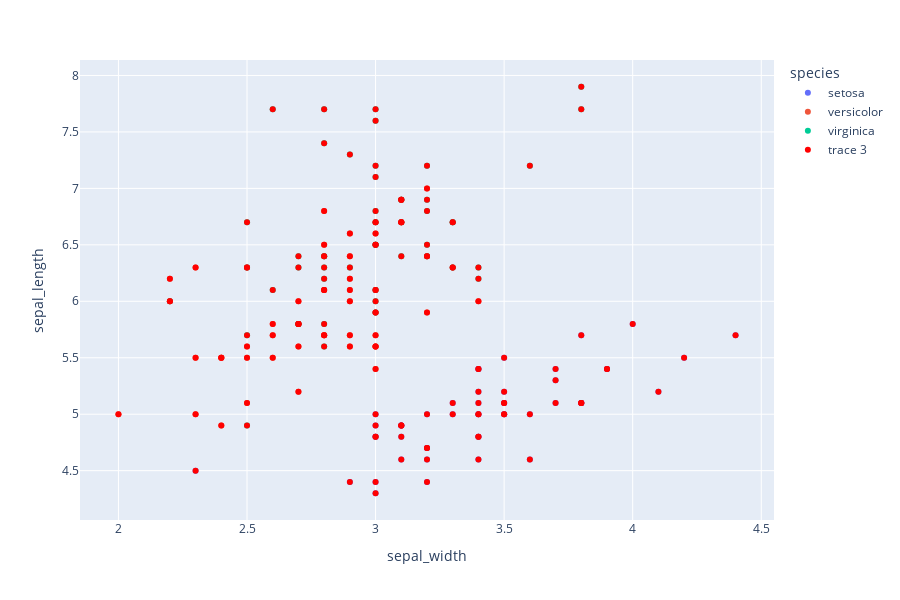

The notebook cell this image was saved under:
### Markdown cell above
#### mettre python à jour
python.exe -m pip install --upgrade pip
#### Installer virtualenv
pip install virtualenv
#### Créer un environnement virtuel
virtualenv envFlask
#### Activer l'environnement virtuel
.\envFlask\Scripts\activate
#### Installer les packages
pip install flask pandas numpy plotly seaborn scikit-learn
#### Enregistrer les packages installés dans un fichier requirements.txt
pip freeze > requirements.txt
#### Installer les packages à partir du fichier requirements.txt
pip install -r requirements.txt

#### lancer le fichier app.py
[Running] python -u "n:\programmation\WildCodeSchool\Formation_IA_DATA_nov2023\live_coding\flask\sauvegarde\app.py"
 * Serving Flask app 'app'
 * Debug mode: on
WARNING: This is a development server. Do not use it in a production deployment. Use a production WSGI server instead.
 * Running on http://127.0.0.1:5000
Press CTRL+C to quit
 * Restarting with watchdog (windowsapi)
 * Debugger is active!
 * Debugger PIN: 357-821-041
 *

#### http://127.0.0.1:5000 sur le port 5000. Donc, l’URL serait [http://localhost:5000] ou http://127.0.0.1:5000.

#### pour arreter l'environnement virtuel
deactivate

#### si besoin de désinstaller des prog
pip uninstall flask pandas numpy plotly seaborn scikit-learn

####  les templates par défaut doivent se trouver dans le repertoire à la racine de app.py dans un dossier templates
templates

### Code cell
import plotly.express as px
import pandas as pd
import numpy as np
from flask import Flask, request, render_template
from sklearn.model_selection import train_test_split
from sklearn.linear_model import LogisticRegression
import plotly.express as px
import plotly.graph_objects as go
import numpy as np

# Load the Iris dataset
df = px.data.iris()

# Prepare the data for training
X = df[['sepal_width', 'sepal_length', 'petal_width', 'petal_length']]
y = df['species']

# Split the data into training and test sets
X_train, X_test, y_train, y_test = train_test_split(
    X, y, test_size=0.2, random_state=42)

# Train a logistic regression model
model = LogisticRegression()
model.fit(X_train, y_train)
# Supposons que 'df' est votre DataFrame contenant les données Iris
# et 'new_data' est un DataFrame contenant les données du formulaire

fig = px.scatter(df, x="sepal_width", y="sepal_length", color="species")
fig.add_scatter(x=df["sepal_width"], y=df["sepal_length"],
                mode='markers', marker=dict(color="red"))

fig.update_layout(autosize=False, width=900, height=600)

fig.show()

### Figure 1 — Plotly figure (JSON) as saved in the notebook; plotly's stock layout.template omitted (floating-point values rounded to 4 significant figures; data arrays with more than 128 entries replaced by an {"elided": "..."} marker saying what was removed)
{"data": [{"hovertemplate": "species=setosa<br>sepal_width=%{x}<br>sepal_length=%{y}<extra></extra>", "legendgroup": "setosa", "marker": {"color": "#636efa", "symbol": "circle"}, "mode": "markers", "name": "setosa", "orientation": "v", "showlegend": true, "type": "scatter", "x": [3.5, 3, 3.2, 3.1, 3.6, 3.9, 3.4, 3.4, 2.9, 3.1, 3.7, 3.4, 3, 3, 4, 4.4, 3.9, 3.5, 3.8, 3.8, 3.4, 3.7, 3.6, 3.3, 3.4, 3, 3.4, 3.5, 3.4, 3.2, 3.1, 3.4, 4.1, 4.2, 3.1, 3.2, 3.5, 3.1, 3, 3.4, 3.5, 2.3, 3.2, 3.5, 3.8, 3, 3.8, 3.2, 3.7, 3.3], "xaxis": "x", "y": [5.1, 4.9, 4.7, 4.6, 5, 5.4, 4.6, 5, 4.4, 4.9, 5.4, 4.8, 4.8, 4.3, 5.8, 5.7, 5.4, 5.1, 5.7, 5.1, 5.4, 5.1, 4.6, 5.1, 4.8, 5, 5, 5.2, 5.2, 4.7, 4.8, 5.4, 5.2, 5.5, 4.9, 5, 5.5, 4.9, 4.4, 5.1, 5, 4.5, 4.4, 5, 5.1, 4.8, 5.1, 4.6, 5.3, 5], "yaxis": "y"}, {"hovertemplate": "species=versicolor<br>sepal_width=%{x}<br>sepal_length=%{y}<extra></extra>", "legendgroup": "versicolor", "marker": {"color": "#EF553B", "symbol": "circle"}, "mode": "markers", "name": "versicolor", "orientation": "v", "showlegend": true, "type": "scatter", "x": [3.2, 3.2, 3.1, 2.3, 2.8, 2.8, 3.3, 2.4, 2.9, 2.7, 2, 3, 2.2, 2.9, 2.9, 3.1, 3, 2.7, 2.2, 2.5, 3.2, 2.8, 2.5, 2.8, 2.9, 3, 2.8, 3, 2.9, 2.6, 2.4, 2.4, 2.7, 2.7, 3, 3.4, 3.1, 2.3, 3, 2.5, 2.6, 3, 2.6, 2.3, 2.7, 3, 2.9, 2.9, 2.5, 2.8], "xaxis": "x", "y": [7, 6.4, 6.9, 5.5, 6.5, 5.7, 6.3, 4.9, 6.6, 5.2, 5, 5.9, 6, 6.1, 5.6, 6.7, 5.6, 5.8, 6.2, 5.6, 5.9, 6.1, 6.3, 6.1, 6.4, 6.6, 6.8, 6.7, 6, 5.7, 5.5, 5.5, 5.8, 6, 5.4, 6, 6.7, 6.3, 5.6, 5.5, 5.5, 6.1, 5.8, 5, 5.6, 5.7, 5.7, 6.2, 5.1, 5.7], "yaxis": "y"}, {"hovertemplate": "species=virginica<br>sepal_width=%{x}<br>sepal_length=%{y}<extra></extra>", "legendgroup": "virginica", "marker": {"color": "#00cc96", "symbol": "circle"}, "mode": "markers", "name": "virginica", "orientation": "v", "showlegend": true, "type": "scatter", "x": [3.3, 2.7, 3, 2.9, 3, 3, 2.5, 2.9, 2.5, 3.6, 3.2, 2.7, 3, 2.5, 2.8, 3.2, 3, 3.8, 2.6, 2.2, 3.2, 2.8, 2.8, 2.7, 3.3, 3.2, 2.8, 3, 2.8, 3, 2.8, 3.8, 2.8, 2.8, 2.6, 3, 3.4, 3.1, 3, 3.1, 3.1, 3.1, 2.7, 3.2, 3.3, 3, 2.5, 3, 3.4, 3], "xaxis": "x", "y": [6.3, 5.8, 7.1, 6.3, 6.5, 7.6, 4.9, 7.3, 6.7, 7.2, 6.5, 6.4, 6.8, 5.7, 5.8, 6.4, 6.5, 7.7, 7.7, 6, 6.9, 5.6, 7.7, 6.3, 6.7, 7.2, 6.2, 6.1, 6.4, 7.2, 7.4, 7.9, 6.4, 6.3, 6.1, 7.7, 6.3, 6.4, 6, 6.9, 6.7, 6.9, 5.8, 6.8, 6.7, 6.7, 6.3, 6.5, 6.2, 5.9], "yaxis": "y"}, {"marker": {"color": "red"}, "mode": "markers", "type": "scatter", "x": {"elided": "150 float values"}, "y": {"elided": "150 float values"}}], "layout": {"autosize": false, "height": 600, "legend": {"title": {"text": "species"}, "tracegroupgap": 0}, "margin": {"t": 60}, "width": 900, "xaxis": {"anchor": "y", "domain": [0, 1], "title": {"text": "sepal_width"}}, "yaxis": {"anchor": "x", "domain": [0, 1], "title": {"text": "sepal_length"}}}}
